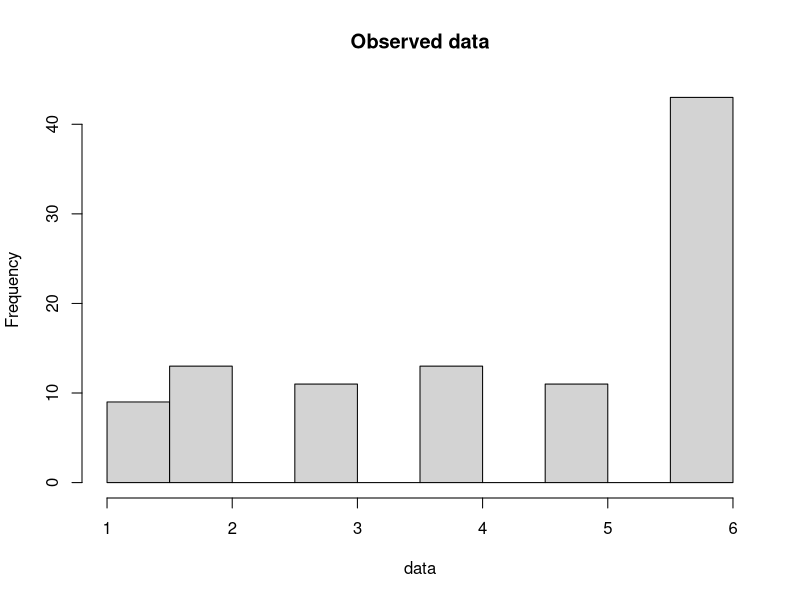
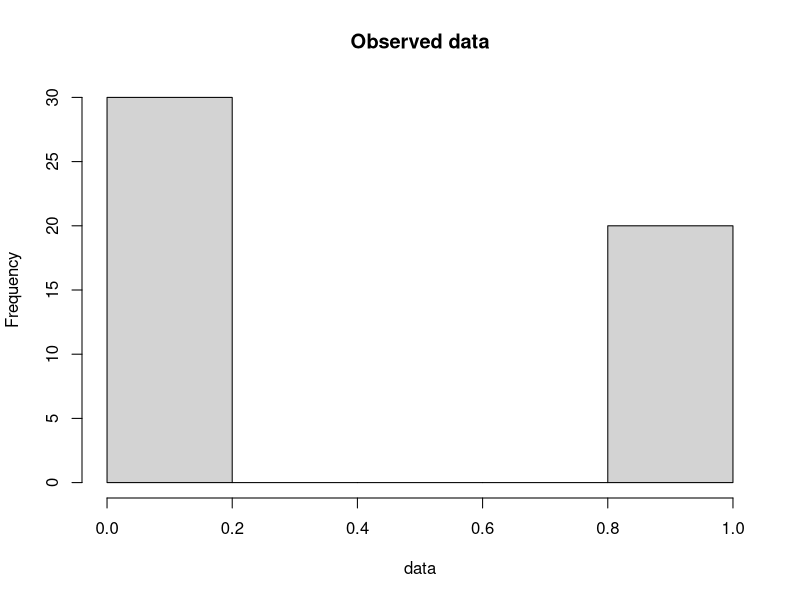
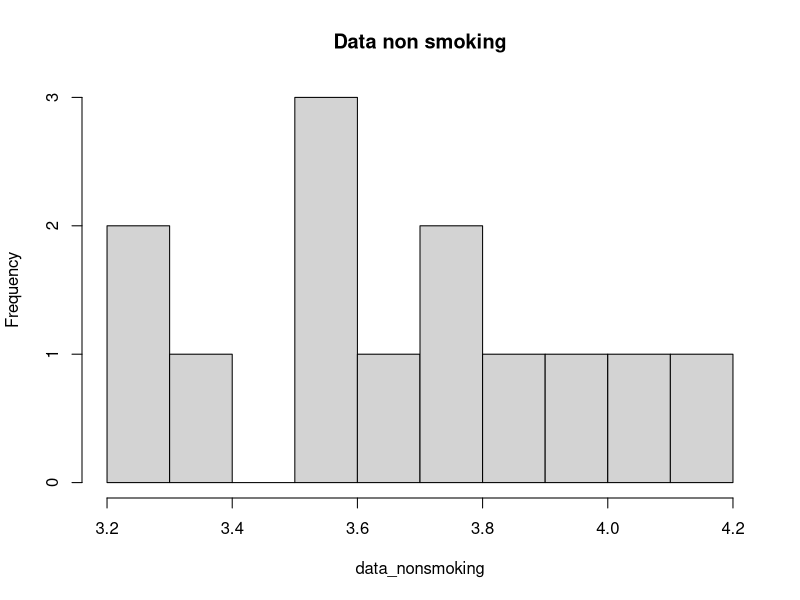
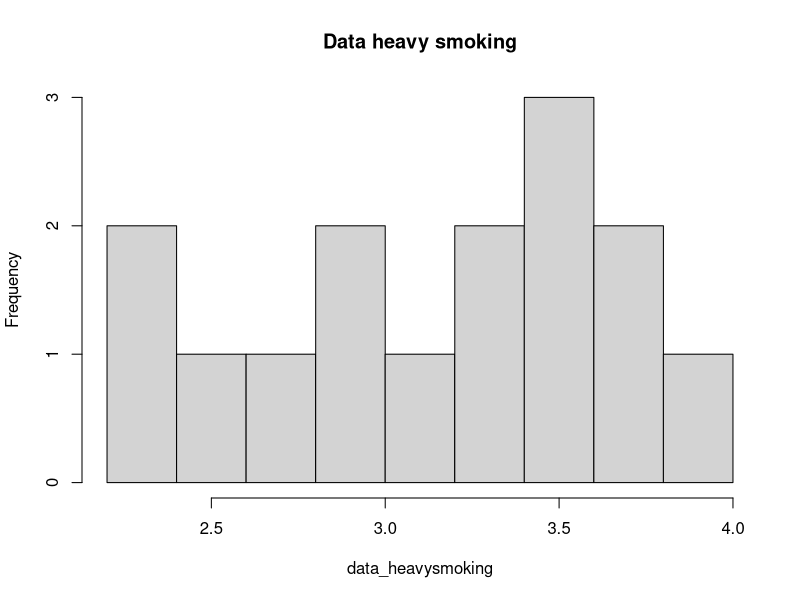

Recreate these plots in R, in order.
# LMS Introduction to statistics & hypothesis testing
# Jesús Urtasun Elizari - LMS Bioinformatics
# November 2023

# Chapter 3. Introduction to hypothesis testing

# Import libraries
library("ggplot2")

# Set working directory
setwd("/Users/jurtasun/Desktop/Courses/LMS/2023/statistics_hypothesis_testing")

# i) Example 1: rolling dice ..................................................

# You have agreed to roll a die to decide who starts a game
# You are not sure if your opponent is using a loaded die
# You observe the following outcomes from 100 rolls of his die:
data <- c(6, 1, 5, 6, 2, 6, 4, 3, 4, 6, 1, 2, 5, 6, 6, 3, 6, 2, 6, 4, 6, 2,
          5, 4, 2, 3, 3, 6, 6, 1, 2, 5, 6, 4, 6, 2, 1, 3, 6, 5, 4, 5, 6, 3,
          6, 6, 1, 4, 6, 6, 6, 6, 6, 2, 3, 1, 6, 4, 3, 6, 2, 4, 6, 6, 6, 5,
          6, 2, 1, 6, 6, 4, 3, 6, 5, 6, 6, 2, 6, 3, 6, 6, 1, 4, 6, 4, 2, 6,
          6, 5, 2, 6, 6, 4, 3, 1, 6, 6, 5, 5)

# Do you have enough evidence to confront and ask for another die?
hist(data, main = "Observed data")

# Write down null and alternative hypotheses
# H0: p = 1/6
# H1: p > 1/6

# Choose a significance level
alpha = 0.01

# Code the data such that 6 = success and {0 - 5} = failure
six <- data == 6
print(six)

# Find length of data and number of sixes observed
n <- length(data)
x <- sum(six)
cat(x, "6s observed in", n, "rolls of a die")

# Use H0 (p = 1/6) to find the p-value for this particular observation
pval <- 1 - pbinom(x, 100, 1/6)
cat("p-value = ", pval, "\nsignificance level = ", alpha)

# p-value is less than alpha, so we reject H0: There is evidence that the die is loaded at the 1% significance level

# ii) Example 2 - tossing coins ...............................................

# Same person challenges you now to flip a coin to decide who starts the game
# You start to suspect the coin your opponent is using is not a fair one
# He/she flips it 50 times for you, with the following results: (1 = heads, 0 = tails):
data <- c(1, 0, 1, 0, 1, 0, 1, 0, 1, 0, 0, 1, 0, 1, 0, 1, 0, 0, 1, 0, 0, 1, 0, 0, 1, 
          1, 0, 0, 1, 0, 0, 1, 0, 0, 1, 0, 0, 1, 0, 0, 1, 0, 1, 0, 0, 1, 0, 0, 0, 1)

# Does the coin appear to be fair? If not, should you pick heads or tails?
hist(data, main = "Observed data")

# Write down null and alternative hypotheses
# H0: p = 1/2
# H1: p != 1/2 - we will use a 2-tailed test

# Choose a significance level
alpha = 0.05

# Find length of data and number of heads observed
n <- length(data)
h <- sum(data)
cat(h, "6s observed in", n, "rolls of a die")

# Use H0 to find the p-value of the observed number of heads
x1 <- 20 # the lower tail

# Compute p-value
p1 <- pbinom(x1, 50, 0.5)
pval <- 2 * p1 # double the p-value for a two-tailed test
cat("p-value = ", pval, "\nsignificance level = ", alpha)

# p-value is greater than alpha, so we accept H0: there is no evidence that the coin is biased at the 5% significance level

# iii) Example 3 - t test......................................................

# We use the t test to assess whether two samples taken from normal distributions have significantly different means.
# The test statistic follows a Student's t-distribution, provided that the variances of the two groups are equal.
# Other variants of the t-test are applicable under different conditions.
# The test statistic (...)

# The birth weights of babies (in kg) have been measured for a sample of mothers split into two categories: nonsmoking and heavy smoking.
# The two categories are measured independently from each other.
# Both come from normal distributions
# The two groups are assumed to have the same unknown variance:
data_nonsmoking <- c(3.99, 3.79, 3.60, 3.73, 3.21, 3.60, 4.08, 3.61, 3.83, 3.31, 4.13, 3.26, 3.54)
data_heavysmoking <- c(3.18, 2.84, 2.90, 3.27, 3.85, 3.52, 3.23, 2.76, 3.60, 3.75, 3.59, 3.63, 2.38, 2.34, 2.44)

# We want to know whether there is a significant difference in mean birth weight between the two categories.
hist(data_nonsmoking, main = "Data non smoking", breaks = 10)
hist(data_heavysmoking, main = "Data heavy smoking", breaks = 10)

# Write down null and alternative hypotheses:
# H0: there is no difference in mean birth weight between groups: d == 0
# H1: there is a difference, d != 0

# Choose a significance level
alpha = 0.05

# Get sample sizes
n_ns <- length(data_nonsmoking)
n_hs <- length(data_heavysmoking)

# Find mean and std
mean_ns <- mean(data_nonsmoking)
mean_hs <- mean(data_heavysmoking)
s_ns <- sd(data_nonsmoking)
s_hs <- sd(data_heavysmoking)
cat("non-smoking: n = ", n_ns, ", mean = ", mean_ns, ", SD = ", s_ns)
cat("heavy smoking: n = ", n_hs, ", mean = ", mean_hs, ", SD = ", s_hs)

# Difference between the two sample means:
d_obs <- mean_ns - mean_hs

# Pooled standard deviation
sp <- sqrt(((n_ns - 1)*s_ns^2 + (n_hs - 1)*s_hs^2)/(n_ns + n_hs - 2))

# t-test statistic
t_obs <- d_obs/(sp * sqrt(1/n_ns + 1/n_hs))

# Degrees of freedom given by n1 + n2 - 2
df <- n_ns + n_hs - 2

# Critical value for 95% of probability mass
t_95 <- qt(1 - 0.05/2, df)
cat("t observed = ", t_obs, "\nconfidence interval = (", t_95, ", ", -t_95, ")")

# t_obs lies outside the 95% confidence interval [-t95, t95], so we reject H0
